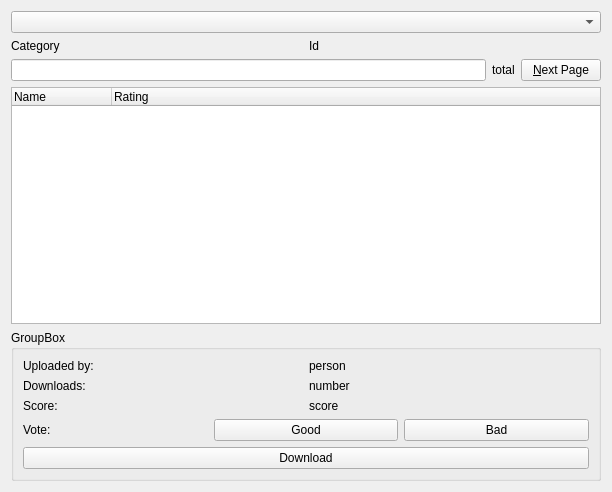
<?xml version="1.0" encoding="UTF-8"?>
<ui version="4.0">
 <class>ContentDownload</class>
 <widget class="QWidget" name="ContentDownload">
  <property name="geometry">
   <rect>
    <x>0</x>
    <y>0</y>
    <width>612</width>
    <height>492</height>
   </rect>
  </property>
  <property name="windowTitle">
   <string comment="KDE::DoNotExtract">Form</string>
  </property>
  <layout class="QVBoxLayout" name="verticalLayout">
   <item>
    <widget class="QComboBox" name="category"/>
   </item>
   <item>
    <layout class="QHBoxLayout" name="horizontalLayout">
     <item>
      <widget class="QLabel" name="currentCategoryLabel">
       <property name="text">
        <string>Category</string>
       </property>
      </widget>
     </item>
     <item>
      <widget class="QLabel" name="currentCategoryIdLabel">
       <property name="text">
        <string>Id</string>
       </property>
      </widget>
     </item>
    </layout>
   </item>
   <item>
    <layout class="QHBoxLayout" name="horizontalLayout_2">
     <item>
      <widget class="QLineEdit" name="search"/>
     </item>
     <item>
      <widget class="QLabel" name="countLabel">
       <property name="text">
        <string>total</string>
       </property>
      </widget>
     </item>
     <item>
      <widget class="QPushButton" name="nextButton">
       <property name="text">
        <string>&amp;Next Page</string>
       </property>
      </widget>
     </item>
    </layout>
   </item>
   <item>
    <widget class="QTreeWidget" name="contentList">
     <column>
      <property name="text">
       <string>Name</string>
      </property>
     </column>
     <column>
      <property name="text">
       <string>Rating</string>
      </property>
     </column>
    </widget>
   </item>
   <item>
    <widget class="QGroupBox" name="groupBox">
     <property name="title">
      <string>GroupBox</string>
     </property>
     <layout class="QVBoxLayout" name="verticalLayout_2">
      <item>
       <layout class="QGridLayout" name="gridLayout">
        <item row="0" column="0">
         <widget class="QLabel" name="label">
          <property name="text">
           <string>Uploaded by:</string>
          </property>
         </widget>
        </item>
        <item row="0" column="1">
         <widget class="QLabel" name="person">
          <property name="text">
           <string>person</string>
          </property>
         </widget>
        </item>
        <item row="1" column="0">
         <widget class="QLabel" name="label_3">
          <property name="text">
           <string>Downloads:</string>
          </property>
         </widget>
        </item>
        <item row="1" column="1">
         <widget class="QLabel" name="numberDownloads">
          <property name="text">
           <string>number</string>
          </property>
         </widget>
        </item>
        <item row="2" column="0">
         <widget class="QLabel" name="label_9">
          <property name="text">
           <string>Score:</string>
          </property>
         </widget>
        </item>
        <item row="2" column="1">
         <widget class="QLabel" name="score">
          <property name="text">
           <string>score</string>
          </property>
         </widget>
        </item>
       </layout>
      </item>
      <item>
       <layout class="QHBoxLayout" name="horizontalLayout_3">
        <item>
         <widget class="QLabel" name="label_11">
          <property name="text">
           <string>Vote:</string>
          </property>
         </widget>
        </item>
        <item>
         <widget class="QPushButton" name="voteGood">
          <property name="text">
           <string>Good</string>
          </property>
         </widget>
        </item>
        <item>
         <widget class="QPushButton" name="voteBad">
          <property name="text">
           <string>Bad</string>
          </property>
         </widget>
        </item>
       </layout>
      </item>
      <item>
       <widget class="QPushButton" name="downloadButton">
        <property name="text">
         <string>Download</string>
        </property>
       </widget>
      </item>
     </layout>
    </widget>
   </item>
  </layout>
 </widget>
 <resources/>
 <connections/>
</ui>
